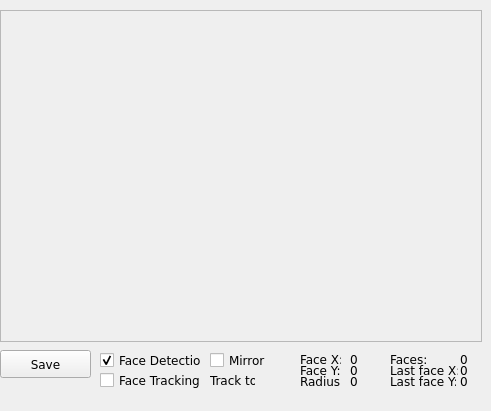
  <widget class="QDockWidget" name="dockWidgetCamera" >
   <property name="geometry" >
    <rect>
     <x>640</x>
     <y>10</y>
     <width>491</width>
     <height>411</height>
    </rect>
   </property>
   <property name="windowTitle" >
    <string>Camera</string>
   </property>
   <widget class="QWidget" name="dockWidgetContents" >
    <widget class="QFrame" name="frame" >
     <property name="geometry" >
      <rect>
       <x>0</x>
       <y>10</y>
       <width>482</width>
       <height>332</height>
      </rect>
     </property>
     <property name="palette" >
      <palette>
       <active/>
       <inactive/>
       <disabled/>
      </palette>
     </property>
     <property name="font" >
      <font>
       <family>Verdana</family>
      </font>
     </property>
     <property name="autoFillBackground" >
      <bool>false</bool>
     </property>
     <property name="frameShape" >
      <enum>QFrame::StyledPanel</enum>
     </property>
     <property name="frameShadow" >
      <enum>QFrame::Sunken</enum>
     </property>
     <widget class="QtGLContext" native="1" name="frameCamera" >
      <property name="geometry" >
       <rect>
        <x>0</x>
        <y>0</y>
        <width>481</width>
        <height>331</height>
       </rect>
      </property>
      <property name="font" >
       <font>
        <family>Verdana</family>
       </font>
      </property>
     </widget>
    </widget>
    <widget class="QPushButton" name="btnSavePicture" >
     <property name="geometry" >
      <rect>
       <x>0</x>
       <y>350</y>
       <width>91</width>
       <height>28</height>
      </rect>
     </property>
     <property name="font" >
      <font>
       <family>Verdana</family>
      </font>
     </property>
     <property name="text" >
      <string>Save</string>
     </property>
     <property name="icon" >
      <iconset resource="../mrs.qrc" >:/images/images/hdd.png</iconset>
     </property>
    </widget>
    <widget class="QLabel" name="lblFaces" >
     <property name="geometry" >
      <rect>
       <x>460</x>
       <y>353</y>
       <width>21</width>
       <height>12</height>
      </rect>
     </property>
     <property name="font" >
      <font>
       <family>Verdana</family>
      </font>
     </property>
     <property name="text" >
      <string>0</string>
     </property>
    </widget>
    <widget class="QLabel" name="textLabel2_13" >
     <property name="geometry" >
      <rect>
       <x>390</x>
       <y>375</y>
       <width>66</width>
       <height>12</height>
      </rect>
     </property>
     <property name="font" >
      <font>
       <family>Verdana</family>
      </font>
     </property>
     <property name="text" >
      <string>Last face Y:</string>
     </property>
    </widget>
    <widget class="QLabel" name="lblLastFaceX" >
     <property name="geometry" >
      <rect>
       <x>460</x>
       <y>364</y>
       <width>21</width>
       <height>12</height>
      </rect>
     </property>
     <property name="font" >
      <font>
       <family>Verdana</family>
      </font>
     </property>
     <property name="text" >
      <string>0</string>
     </property>
    </widget>
    <widget class="QLabel" name="lblFaceRadius" >
     <property name="geometry" >
      <rect>
       <x>350</x>
       <y>375</y>
       <width>31</width>
       <height>12</height>
      </rect>
     </property>
     <property name="font" >
      <font>
       <family>Verdana</family>
      </font>
     </property>
     <property name="text" >
      <string>0</string>
     </property>
    </widget>
    <widget class="QCheckBox" name="checkBoxMirror" >
     <property name="geometry" >
      <rect>
       <x>210</x>
       <y>350</y>
       <width>61</width>
       <height>20</height>
      </rect>
     </property>
     <property name="font" >
      <font>
       <family>Verdana</family>
      </font>
     </property>
     <property name="text" >
      <string>Mirror</string>
     </property>
    </widget>
    <widget class="QLabel" name="textLabel2_9" >
     <property name="geometry" >
      <rect>
       <x>300</x>
       <y>364</y>
       <width>41</width>
       <height>12</height>
      </rect>
     </property>
     <property name="font" >
      <font>
       <family>Verdana</family>
      </font>
     </property>
     <property name="text" >
      <string>Face Y:</string>
     </property>
    </widget>
    <widget class="QLabel" name="lblFaceTrackTo" >
     <property name="geometry" >
      <rect>
       <x>260</x>
       <y>372</y>
       <width>16</width>
       <height>16</height>
      </rect>
     </property>
     <property name="font" >
      <font>
       <family>Verdana</family>
      </font>
     </property>
     <property name="pixmap" >
      <pixmap resource="../mrs.qrc" >:/images/images/middle.png</pixmap>
     </property>
     <property name="scaledContents" >
      <bool>true</bool>
     </property>
    </widget>
    <widget class="QLabel" name="textLabel2_10" >
     <property name="geometry" >
      <rect>
       <x>300</x>
       <y>375</y>
       <width>41</width>
       <height>12</height>
      </rect>
     </property>
     <property name="font" >
      <font>
       <family>Verdana</family>
      </font>
     </property>
     <property name="text" >
      <string>Radius:</string>
     </property>
    </widget>
    <widget class="QCheckBox" name="checkBoxFaceDetection" >
     <property name="geometry" >
      <rect>
       <x>100</x>
       <y>350</y>
       <width>101</width>
       <height>20</height>
      </rect>
     </property>
     <property name="font" >
      <font>
       <family>Verdana</family>
      </font>
     </property>
     <property name="text" >
      <string>Face Detection</string>
     </property>
     <property name="checked" >
      <bool>true</bool>
     </property>
    </widget>
    <widget class="QCheckBox" name="checkBoxFaceTracking" >
     <property name="geometry" >
      <rect>
       <x>100</x>
       <y>370</y>
       <width>101</width>
       <height>20</height>
      </rect>
     </property>
     <property name="font" >
      <font>
       <family>Verdana</family>
      </font>
     </property>
     <property name="text" >
      <string>Face Tracking</string>
     </property>
    </widget>
    <widget class="QLabel" name="textLabel2_14" >
     <property name="geometry" >
      <rect>
       <x>390</x>
       <y>353</y>
       <width>41</width>
       <height>12</height>
      </rect>
     </property>
     <property name="font" >
      <font>
       <family>Verdana</family>
      </font>
     </property>
     <property name="text" >
      <string>Faces:</string>
     </property>
    </widget>
    <widget class="QLabel" name="textLabel2_12" >
     <property name="geometry" >
      <rect>
       <x>390</x>
       <y>364</y>
       <width>68</width>
       <height>12</height>
      </rect>
     </property>
     <property name="font" >
      <font>
       <family>Verdana</family>
      </font>
     </property>
     <property name="text" >
      <string>Last face X:</string>
     </property>
    </widget>
    <widget class="QLabel" name="textLabel2_11" >
     <property name="geometry" >
      <rect>
       <x>210</x>
       <y>374</y>
       <width>45</width>
       <height>12</height>
      </rect>
     </property>
     <property name="font" >
      <font>
       <family>Verdana</family>
      </font>
     </property>
     <property name="text" >
      <string>Track to:</string>
     </property>
    </widget>
    <widget class="QLabel" name="lblFaceX" >
     <property name="geometry" >
      <rect>
       <x>350</x>
       <y>353</y>
       <width>31</width>
       <height>12</height>
      </rect>
     </property>
     <property name="font" >
      <font>
       <family>Verdana</family>
      </font>
     </property>
     <property name="text" >
      <string>0</string>
     </property>
    </widget>
    <widget class="QLabel" name="lblLastFaceY" >
     <property name="geometry" >
      <rect>
       <x>460</x>
       <y>375</y>
       <width>21</width>
       <height>12</height>
      </rect>
     </property>
     <property name="font" >
      <font>
       <family>Verdana</family>
      </font>
     </property>
     <property name="text" >
      <string>0</string>
     </property>
    </widget>
    <widget class="QLabel" name="textLabel2_8" >
     <property name="geometry" >
      <rect>
       <x>300</x>
       <y>353</y>
       <width>41</width>
       <height>12</height>
      </rect>
     </property>
     <property name="font" >
      <font>
       <family>Verdana</family>
      </font>
     </property>
     <property name="text" >
      <string>Face X:</string>
     </property>
    </widget>
    <widget class="QLabel" name="lblFaceY" >
     <property name="geometry" >
      <rect>
       <x>350</x>
       <y>364</y>
       <width>31</width>
       <height>12</height>
      </rect>
     </property>
     <property name="font" >
      <font>
       <family>Verdana</family>
      </font>
     </property>
     <property name="text" >
      <string>0</string>
     </property>
    </widget>
   </widget>
  </widget>
